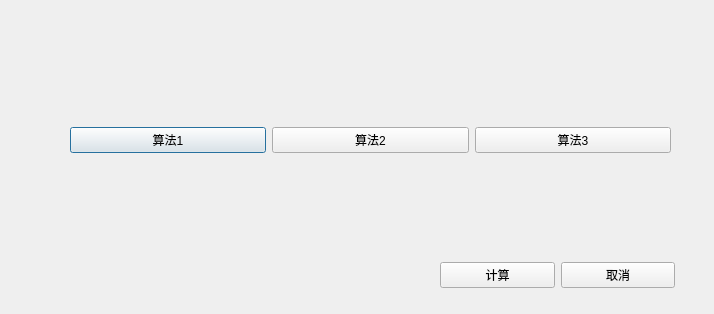
<?xml version="1.0" encoding="UTF-8"?>
<ui version="4.0">
 <class>Dialog</class>
 <widget class="QDialog" name="Dialog">
  <property name="geometry">
   <rect>
    <x>0</x>
    <y>0</y>
    <width>714</width>
    <height>314</height>
   </rect>
  </property>
  <property name="windowTitle">
   <string>最小路集搜索</string>
  </property>
  <widget class="QWidget" name="horizontalLayoutWidget">
   <property name="geometry">
    <rect>
     <x>70</x>
     <y>100</y>
     <width>601</width>
     <height>81</height>
    </rect>
   </property>
   <layout class="QHBoxLayout" name="horizontalLayout">
    <item>
     <widget class="QPushButton" name="pushButton_2">
      <property name="text">
       <string>算法1</string>
      </property>
     </widget>
    </item>
    <item>
     <widget class="QPushButton" name="pushButton">
      <property name="text">
       <string>算法2</string>
      </property>
     </widget>
    </item>
    <item>
     <widget class="QPushButton" name="pushButton_3">
      <property name="text">
       <string>算法3</string>
      </property>
     </widget>
    </item>
   </layout>
  </widget>
  <widget class="QWidget" name="horizontalLayoutWidget_2">
   <property name="geometry">
    <rect>
     <x>440</x>
     <y>250</y>
     <width>235</width>
     <height>51</height>
    </rect>
   </property>
   <layout class="QHBoxLayout" name="horizontalLayout_2">
    <item>
     <widget class="QPushButton" name="pushButton_4">
      <property name="enabled">
       <bool>true</bool>
      </property>
      <property name="text">
       <string>计算</string>
      </property>
      <property name="autoRepeatDelay">
       <number>200</number>
      </property>
     </widget>
    </item>
    <item>
     <widget class="QPushButton" name="pushButton_5">
      <property name="enabled">
       <bool>true</bool>
      </property>
      <property name="text">
       <string>取消</string>
      </property>
      <property name="autoRepeatDelay">
       <number>200</number>
      </property>
     </widget>
    </item>
   </layout>
  </widget>
 </widget>
 <resources/>
 <connections>
  <connection>
   <sender>pushButton_5</sender>
   <signal>clicked()</signal>
   <receiver>Dialog</receiver>
   <slot>close()</slot>
   <hints>
    <hint type="sourcelabel">
     <x>608</x>
     <y>269</y>
    </hint>
    <hint type="destinationlabel">
     <x>622</x>
     <y>220</y>
    </hint>
   </hints>
  </connection>
 </connections>
</ui>
